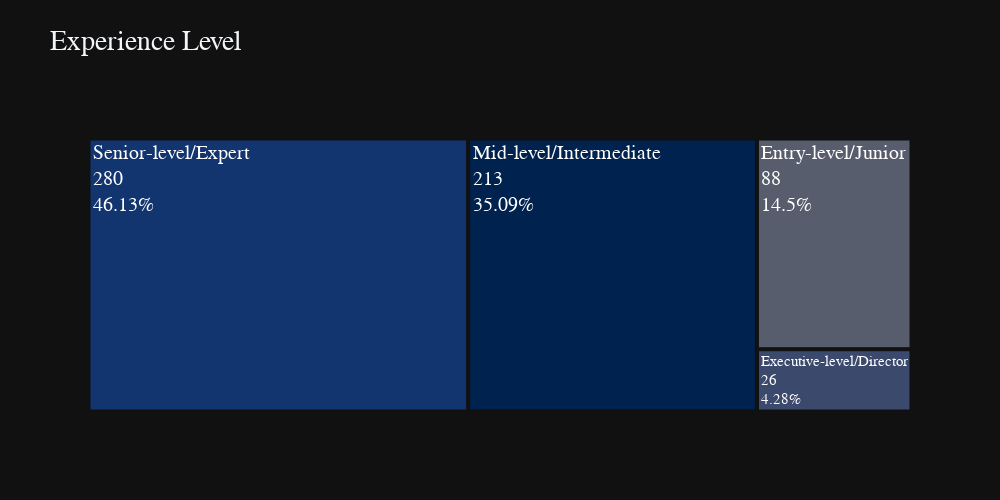

Notebook source saved alongside this figure:
### Markdown cell above
### Experience Level

### Code cell
# 4 values in column
# EN: entry-level/junior
# MI: mid-level/intermediate
# SE: senior-level/expert
# EX: executive-level/director

df['experience_level'] = df['experience_level'].replace('EN','Entry-level/Junior')
df['experience_level'] = df['experience_level'].replace('MI','Mid-level/Intermediate')
df['experience_level'] = df['experience_level'].replace('SE','Senior-level/Expert')
df['experience_level'] = df['experience_level'].replace('EX','Executive-level/Director')

ex_level = df['experience_level'].value_counts()

fig = px.treemap(ex_level,
                 path=[ex_level.index],
                 values=ex_level.values,
                 title='Experience Level',
                 color=ex_level.index,
                 color_discrete_sequence=px.colors.sequential.Cividis,
                 template='plotly_dark',
                 width=1000,height=500)

percents = np.round((100*ex_level.values/sum(ex_level.values)).tolist(),2)
fig.data[0].customdata = [35.09,46.13,4.28,14.5]
fig.data[0].texttemplate = '%{label}<br>%{value}<br>%{customdata}%'

fig.update_layout(font=dict(size=20,family='Franklin Gothic'))

fig.show()

### Figure 1 — Plotly figure (JSON) as saved in the notebook; plotly's stock layout.template omitted (floating-point values rounded to 4 significant figures)
{"data": [{"branchvalues": "total", "customdata": [35.09, 46.13, 4.28, 14.5], "domain": {"x": [0, 1], "y": [0, 1]}, "hovertemplate": "labels=%{label}<br>value=%{value}<br>parent=%{parent}<br>id=%{id}<br>index=%{customdata[0]}<extra></extra>", "ids": ["Mid-level/Intermediate", "Senior-level/Expert", "Executive-level/Director", "Entry-level/Junior"], "labels": ["Mid-level/Intermediate", "Senior-level/Expert", "Executive-level/Director", "Entry-level/Junior"], "marker": {"colors": ["#00224e", "#123570", "#3b496c", "#575d6d"]}, "name": "", "parents": ["", "", "", ""], "texttemplate": "%{label}<br>%{value}<br>%{customdata}%", "type": "treemap", "values": [213, 280, 26, 88]}], "layout": {"font": {"family": "Franklin Gothic", "size": 20}, "height": 500, "legend": {"tracegroupgap": 0}, "title": {"text": "Experience Level"}, "treemapcolorway": ["#00224e", "#123570", "#3b496c", "#575d6d", "#707173", "#8a8678", "#a59c74", "#c3b369", "#e1cc55", "#fee838"], "width": 1000}}
